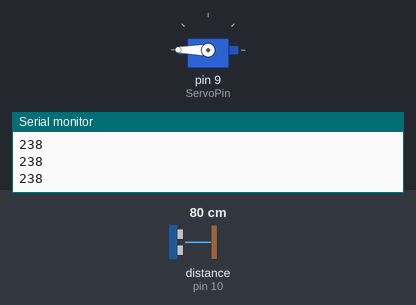
Recording of a sketch running on a simulated Arduino Uno, built with avr-gcc and run on an emulated ATmega328P. Parts: servo, the last lines printed to the serial monitor. Wiring (inferred from the names in the program): ultrasonic range finder: trigger pin 13; echo pin 10. Inputs (shaded band) come from the test bench; at power-on: distance to the obstacle (sensor on pin 10) 80 cm. The echo pulse lasts 58.3 µs per cm.

Above: at 1.3 s.
1.4 s: distance to the obstacle (sensor on pin 10) set to 2 cm
At 1.8 s:
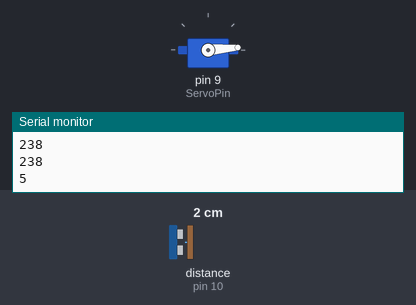
4.4 s: distance to the obstacle (sensor on pin 10) set to 60 cm
6.0 s: distance to the obstacle (sensor on pin 10) set to 9 cm
At 6.4 s:
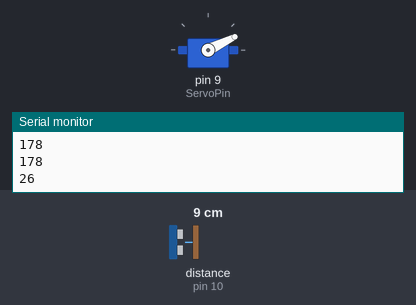
9.0 s: distance to the obstacle (sensor on pin 10) set to 18 cm
12.0 s: distance to the obstacle (sensor on pin 10) set to 35 cm
15.0 s: distance to the obstacle (sensor on pin 10) set to 120 cm
Timing chart, 0 to 17.6 s (numbered marks = the images above; inputs shaded):
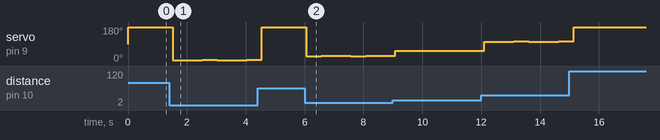

Measured:
- after the input at 1.4 s, servo on pin 9 (ServoPin): alternates 6° for 0.50 s and 5° for 1.0 s, starting after 0.13 s
- after the input at 6.0 s, servo on pin 9 (ServoPin): alternates 27° for 1.0 s and 26° for 0.50 s, starting after 0.06 s

The sketch:

dist_servo.ino
```cpp
#include <Servo.h>

int ServoPin=9;
int echoPin=10;
int trigPin=13;
int pos=0;
Servo s;
int t;

void setup()
{
  pinMode(echoPin,INPUT);
  pinMode(trigPin,OUTPUT);
  s.attach(ServoPin);
  Serial.begin(9600);
}
void loop()
{
  digitalWrite(trigPin,LOW);
  delayMicroseconds(2000);
  digitalWrite(trigPin,HIGH);
  delayMicroseconds(20);
  digitalWrite(trigPin,LOW);
  t=pulseIn(echoPin,HIGH);
  pos=map(t,0,3500,0,180);
  s.write(pos);
  Serial.println(pos);
  delay(500);
}
```
